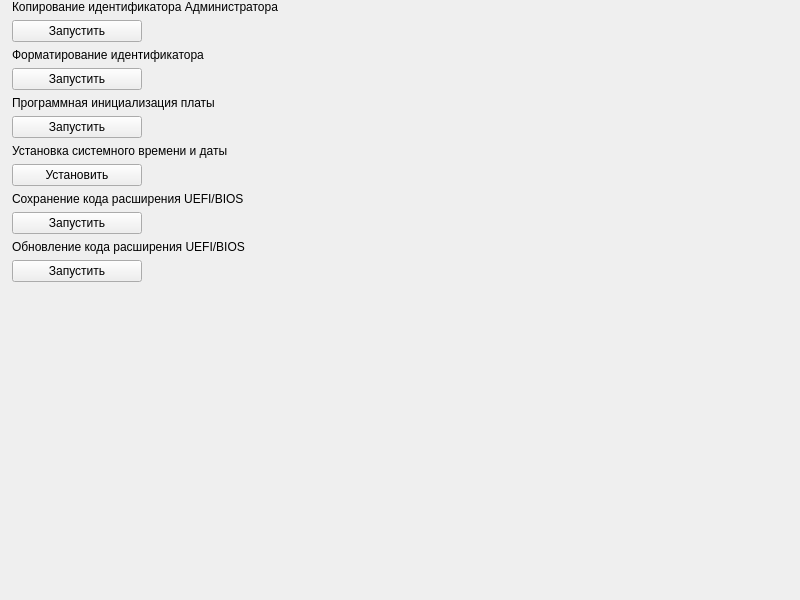
<?xml version="1.0" encoding="UTF-8"?>
<ui version="4.0">
 <class>ServiceOperationsPanel</class>
 <widget class="QWidget" name="ServiceOperationsPanel">
  <property name="geometry">
   <rect>
    <x>0</x>
    <y>0</y>
    <width>800</width>
    <height>600</height>
   </rect>
  </property>
  <property name="windowTitle">
   <string>Form</string>
  </property>
  <layout class="QVBoxLayout" name="verticalLayout_2">
   <property name="leftMargin">
    <number>0</number>
   </property>
   <property name="topMargin">
    <number>0</number>
   </property>
   <property name="rightMargin">
    <number>0</number>
   </property>
   <property name="bottomMargin">
    <number>0</number>
   </property>
   <item>
    <layout class="QVBoxLayout" name="verticalLayout">
     <property name="leftMargin">
      <number>12</number>
     </property>
     <item>
      <widget class="QLabel" name="id_copy_label">
       <property name="text">
        <string>Копирование идентификатора Администратора</string>
       </property>
      </widget>
     </item>
     <item>
      <widget class="QPushButton" name="id_copy_push_button">
       <property name="sizePolicy">
        <sizepolicy hsizetype="Fixed" vsizetype="Fixed">
         <horstretch>0</horstretch>
         <verstretch>0</verstretch>
        </sizepolicy>
       </property>
       <property name="minimumSize">
        <size>
         <width>130</width>
         <height>0</height>
        </size>
       </property>
       <property name="text">
        <string>Запустить</string>
       </property>
      </widget>
     </item>
     <item>
      <widget class="QLabel" name="id_format_label">
       <property name="text">
        <string>Форматирование идентификатора</string>
       </property>
      </widget>
     </item>
     <item>
      <widget class="QPushButton" name="id_format_push_button">
       <property name="sizePolicy">
        <sizepolicy hsizetype="Fixed" vsizetype="Fixed">
         <horstretch>0</horstretch>
         <verstretch>0</verstretch>
        </sizepolicy>
       </property>
       <property name="minimumSize">
        <size>
         <width>130</width>
         <height>0</height>
        </size>
       </property>
       <property name="text">
        <string>Запустить</string>
       </property>
      </widget>
     </item>
     <item>
      <widget class="QLabel" name="board_init_label">
       <property name="text">
        <string>Программная инициализация платы</string>
       </property>
      </widget>
     </item>
     <item>
      <widget class="QPushButton" name="board_init_push_button">
       <property name="sizePolicy">
        <sizepolicy hsizetype="Fixed" vsizetype="Fixed">
         <horstretch>0</horstretch>
         <verstretch>0</verstretch>
        </sizepolicy>
       </property>
       <property name="minimumSize">
        <size>
         <width>130</width>
         <height>0</height>
        </size>
       </property>
       <property name="text">
        <string>Запустить</string>
       </property>
      </widget>
     </item>
     <item>
      <widget class="QLabel" name="datetime_set_label">
       <property name="text">
        <string>Установка системного времени и даты</string>
       </property>
      </widget>
     </item>
     <item>
      <widget class="QPushButton" name="datetime_set_push_button">
       <property name="sizePolicy">
        <sizepolicy hsizetype="Fixed" vsizetype="Fixed">
         <horstretch>0</horstretch>
         <verstretch>0</verstretch>
        </sizepolicy>
       </property>
       <property name="minimumSize">
        <size>
         <width>130</width>
         <height>0</height>
        </size>
       </property>
       <property name="text">
        <string>Установить</string>
       </property>
      </widget>
     </item>
     <item>
      <widget class="QLabel" name="bios_save_label">
       <property name="text">
        <string>Сохранение кода расширения UEFI/BIOS</string>
       </property>
      </widget>
     </item>
     <item>
      <widget class="QPushButton" name="bios_save_push_button">
       <property name="sizePolicy">
        <sizepolicy hsizetype="Fixed" vsizetype="Fixed">
         <horstretch>0</horstretch>
         <verstretch>0</verstretch>
        </sizepolicy>
       </property>
       <property name="minimumSize">
        <size>
         <width>130</width>
         <height>0</height>
        </size>
       </property>
       <property name="text">
        <string>Запустить</string>
       </property>
      </widget>
     </item>
     <item>
      <widget class="QLabel" name="bios_update_label">
       <property name="text">
        <string>Обновление кода расширения UEFI/BIOS</string>
       </property>
      </widget>
     </item>
     <item>
      <widget class="QPushButton" name="bios_update_push_button">
       <property name="sizePolicy">
        <sizepolicy hsizetype="Fixed" vsizetype="Fixed">
         <horstretch>0</horstretch>
         <verstretch>0</verstretch>
        </sizepolicy>
       </property>
       <property name="minimumSize">
        <size>
         <width>130</width>
         <height>0</height>
        </size>
       </property>
       <property name="text">
        <string>Запустить</string>
       </property>
      </widget>
     </item>
    </layout>
   </item>
   <item>
    <spacer name="verticalSpacer">
     <property name="orientation">
      <enum>Qt::Vertical</enum>
     </property>
     <property name="sizeHint" stdset="0">
      <size>
       <width>20</width>
       <height>133</height>
      </size>
     </property>
    </spacer>
   </item>
  </layout>
 </widget>
 <resources/>
 <connections/>
</ui>
